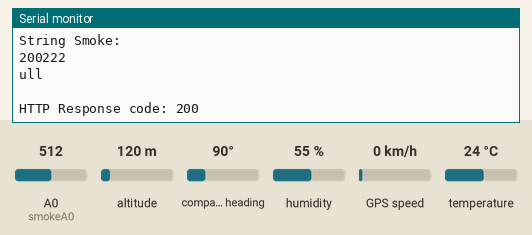
Recording of a sketch running on a simulated ESP8266 (NodeMCU). Parts: the last lines printed to the serial monitor. The test bench sets the inputs (shaded band); at power-on: A0 (smokeA0) = 512, humidity 55 %, temperature 24 °C, altitude 120 m, compass heading 90°, GPS speed 0 km/h. WiFi joins after 1.5 s; servers stay silent unless stated; uploads are accepted with an empty reply; the GPS gets a fix after 3 s at 37.7749, -122.4194 with 8 satellites.

Above: at 2.7 s.
2.8 s: A0 (smokeA0) set to 910
At 7.31 s:
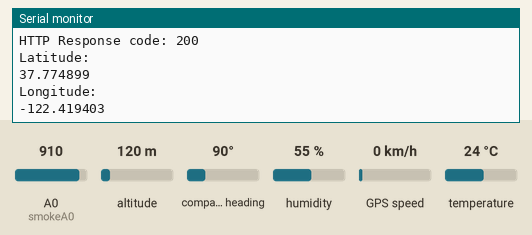
8.6 s: humidity set to 22 %
At 9.1 s:
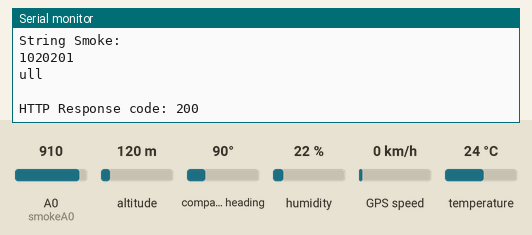
10.1 s: temperature set to 12 °C
11.6 s: A0 (smokeA0) set to 890
At 12.95 s:
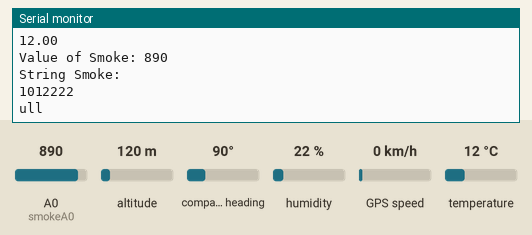
13.1 s: humidity set to 40 %
At 13.1 s:
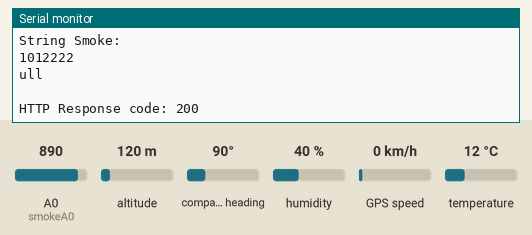
Timing chart, 0 to 15.6 s (numbered marks = the images above; inputs shaded):
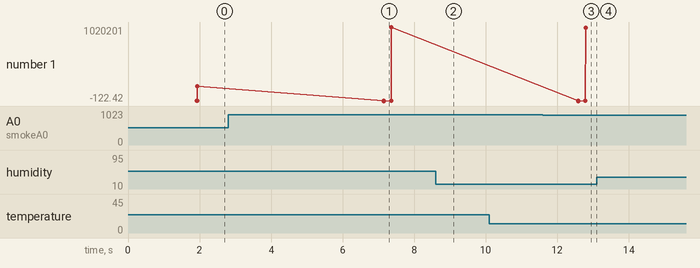

The sketch:

4ESP8266GPS_Allsensor152021.ino
```cpp
#include <TinyGPS++.h> // library for GPS module
#include <SoftwareSerial.h>
#include <ESP8266WiFi.h>
#include <ESP8266HTTPClient.h>
#include <WiFiClient.h>
#include <Arduino_JSON.h>
#include <DHT.h>

TinyGPSPlus gps;  // The TinyGPS++ object
SoftwareSerial ss(4,5); // The serial connection to the GPS device

#define DHTPIN 5 //D1 Pin as GPIO5
#define DHTTYPE DHT22
DHT dht (DHTPIN, DHTTYPE);
int smokeA0  = A0; //for_MQ6
int sensorThres = 900; //threshold_forSmoke
int j=0;

const char* ssid = "TJ";
const char* password = "12345678";

//Your Domain name with URL path or IP address with path
const char* serverName = "http://dishari-codestudio.herokuapp.com/api/v1/boat/login/";
const char* serverName2 = "http://dishari-codestudio.herokuapp.com/api/v1/boat/location/update/";
const char* serverName3 = "http://dishari-codestudio.herokuapp.com/api/v1/boat/otherinfo";

// the following variables are unsigned longs because the time, measured in
// milliseconds, will quickly become a bigger number than can be stored in an int.
//unsigned long lastTime = 0;
// Timer set to 10 minutes (600000)
//unsigned long timerDelay = 600000;
// Set timer to 5 seconds (5000)
//unsigned long timerDelay = 5000;

String authReadingsArr[10];
float latitude, longitude;
String lat_str, lng_str, hum_str, temp_str, smoke_str;
unsigned int i =0;
String latarray[2];
String lngarray[2];
String humarray[2];
String temparray[2];
String smokearray[2];


void setup() {
  Serial.begin(115200);
  ss.begin(9600);
  WiFi.begin(ssid, password);
  Serial.println("Connecting");
  while(WiFi.status() != WL_CONNECTED)
  {
    Serial.print(".");
    delay(500);
  }
  Serial.println("");
  Serial.print("Connected to WiFi network with IP Address: ");
  Serial.println(WiFi.localIP());
  Serial.println("Timer set to 5 seconds (timerDelay variable), it will take 5 seconds before publishing the first reading.");
  dht.begin ();
  pinMode(smokeA0, INPUT);

}

void loop() {

      HTTPClient http;

      if (j == 0)
      {
      // Your Domain name with URL path or IP address with path
      http.begin(serverName);

      //If you need an HTTP request with a content type: application/json, use the following:
      //http.addHeader("Content-Type", "application/json");
      //int httpResponseCode = http.POST("{\"phone\":\"01832409849\",\"pin\":\"4567\"}");

      http.addHeader("Content-Type", "application/x-www-form-urlencoded");
      //Data to send with HTTP POST
      String httpRequestData = "phone=01832409849&pin=4567";
      // Send HTTP POST request
      int httpResponseCode = http.POST(httpRequestData);


      Serial.print("HTTP Response code: ");
      Serial.println(httpResponseCode);

      String payload = http.getString();
      Serial.println(payload);


      //Geting token


      JSONVar myObject = JSON.parse(payload);
      //if (JSON.typeof(myObject) == "undefined")
     // {
      //  Serial.println("Parsing input failed!");
      //  return;
      //}
      Serial.print("JSON object = ");
      Serial.println(myObject);
      // myObject.keys() can be used to get an array of all the keys in the object
      JSONVar keys = myObject.keys();
      JSONVar value2 = myObject[keys[0]];
      String token = JSON.stringify(value2);
      Serial.println(token);
      authReadingsArr[0] = String(token);
      authReadingsArr[0].remove(33,1);
      authReadingsArr[0].remove(0,1);
      Serial.println(authReadingsArr[0]);

      // Free resources
      http.end();
      j = 1;

      }

      //Code of GPS
       while (ss.available())
       {
          gps.encode(ss.read());
       }
       if (gps.location.isUpdated())
              {
                //Serial.print("Getting Data");
                latitude = gps.location.lat();
                lat_str = String(latitude , 6);
                longitude = gps.location.lng();
                lng_str = String(longitude , 6);
                latarray[i] = lat_str;
                lngarray[i]= lng_str;
                Serial.println("Latitude:");
                Serial.println(latarray[i]);
                Serial.println("Longitude:");
                Serial.println(lngarray[i]);
               }


     //Long and Lat Sending
     http.begin(serverName2);
     http.addHeader("Content-Type", "application/x-www-form-urlencoded");
     //Data to send with HTTP POST
     //String httpRequestData2 = "token="+authReadingsArr[0]+"&lat="+latarray[i]+"&lng="+lngarray[i];
     String httpRequestData2 = "token="+authReadingsArr[0]+"&lat=23.755163&lng=90.410965";
     // Send HTTP POST request
     int httpResponseCode2 = http.POST(httpRequestData2);
     Serial.print("\n \n");
     Serial.print("HTTP Response code: ");
     Serial.println(httpResponseCode2);

     String payload2 = http.getString();
     Serial.println(payload2);

     http.end();


    //Code of Humidity and temperature and smoke

     //temp n humid
     float h = dht.readHumidity();
     float t = dht.readTemperature();
     int analogSensor = analogRead(smokeA0);

     /*if (isnan (h) || isnan (t))
     {
       Serial.println("Failed to read from DHT sensor!");
       return;
     }*/

     Serial.print("Humidity: ");
     Serial.print(h);
     hum_str = String(h , 2);
     Serial.print("% ; Temperature: ");
     Serial.print(t); Serial.println ("°C");
     temp_str = String(t , 2);
     humarray[i] = hum_str;
     temparray[i]= temp_str;

     Serial.println("String Humidity: ");
     Serial.println(humarray[i]);
     Serial.println("String Temperature: ");
     Serial.println(temparray[i]);


     //smoke
     analogSensor = analogRead(smokeA0);
     Serial.print("Value of Smoke: ");
     Serial.println(analogSensor);
     if (analogSensor > sensorThres)
     {
        Serial.print(" Smoke/Fire Detected \n");
     }
     smoke_str = String(analogSensor , 3);
     smokearray[i] = smoke_str;
     Serial.println("String Smoke: ");
     Serial.println(smokearray[i]);


     Serial.println(authReadingsArr[0]);
     //Sending Humidity and temperature and smoke data

     http.begin(serverName3);
     http.addHeader("Content-Type", "application/x-www-form-urlencoded");
     //Data to send with HTTP POST
     //String httpRequestData3 = "token="+authReadingsArr[0]+"&ovr1=1&ovr2=0&ovr3=1&fuelm=1.090455&temp="+temparray[0]+"&humidity="+humarray[0]+"&smoke="+smokearray[0];
     String httpRequestData3 = "token="+authReadingsArr[0]+"&ovr1=1&ovr2=0&ovr3=1&fuelm=1.090455&temp=35.09&humidity=45.08&smoke=45.09";
     // Send HTTP POST request
     int httpResponseCode3 = http.POST(httpRequestData3);
     Serial.print("\n \n");
     Serial.print("HTTP Response code: ");
     Serial.println(httpResponseCode3);

     String payload3 = http.getString();
     Serial.println(payload3);

     http.end();


   delay(5000);

}
```

Measured:
- after the input at 11.6 s, the serial monitor: prints a new line after 1.2 s (image 3)
- plotted number 1: 200222 → 1020201 after the input at 2.8 s, 1020201 → 1012222 after the input at 11.6 s
